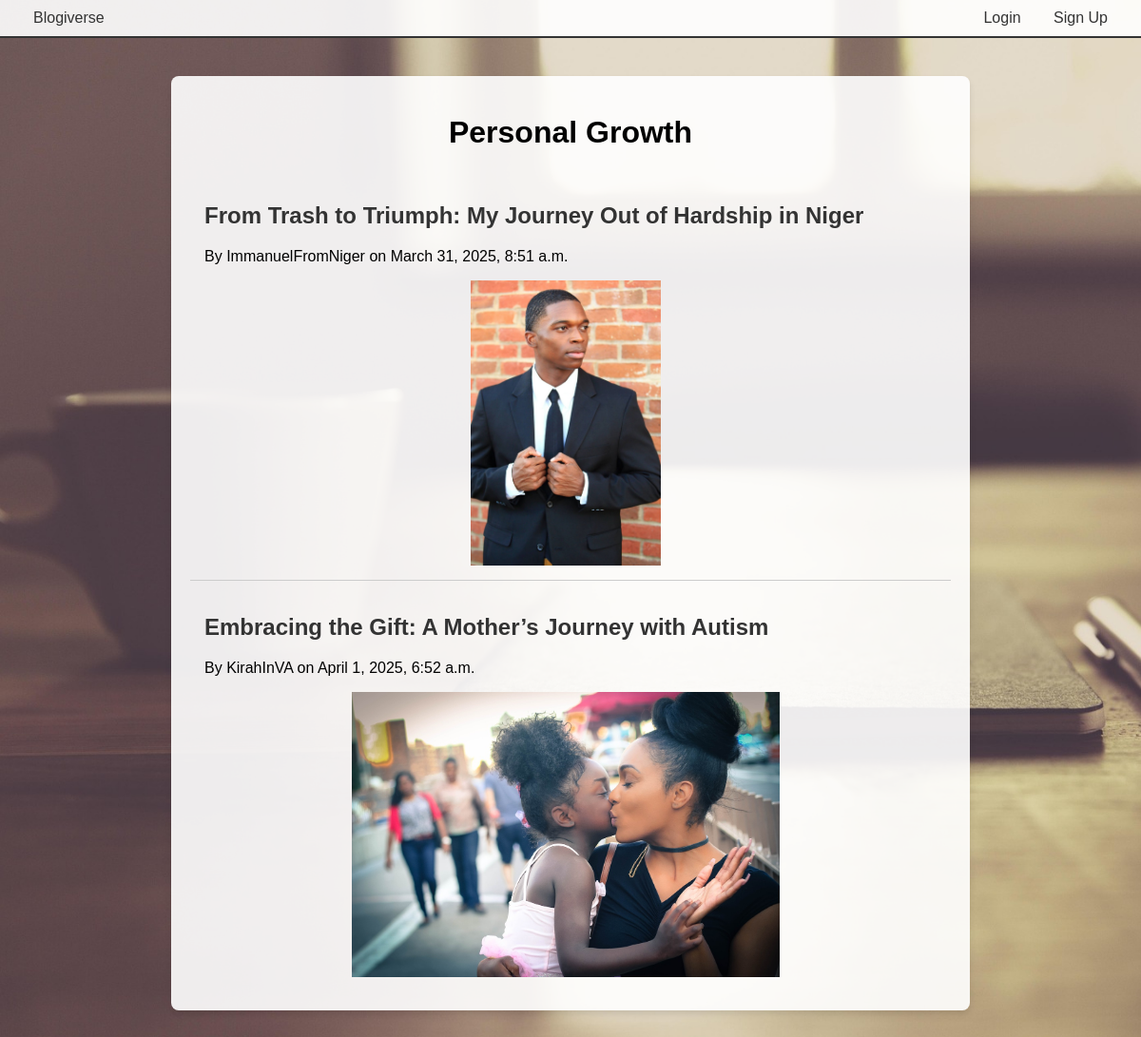
Page /blogs/Personal Growth/ on the committed database.
### blogs/models.py (models this page shows, shortened)
class Forum(models.Model):
    name = models.CharField(max_length=100, unique=True)
    description = models.TextField(blank=True)
    created_at = models.DateTimeField(auto_now_add=True)

class BlogPost(models.Model):
    title = models.CharField(max_length=200)
    content = models.TextField()
    author = models.ForeignKey(User, on_delete=models.CASCADE)
    forum = models.ForeignKey(Forum, on_delete=models.CASCADE, default=1)
    created_at = models.DateTimeField(auto_now_add=True)
    photo = models.ImageField(upload_to='blog_photos/', blank=True, null=True)
    likes = models.ManyToManyField(User, related_name='liked_posts', blank=True)

### blogs/views.py (the view)
# urls.py: path('blogs/<str:forum_name>/', views.topic_list, name='topic_list'),  # Moved down
def topic_list(request, forum_name):
    forum = get_object_or_404(Forum, name=forum_name)
    posts = BlogPost.objects.filter(forum=forum)
    return render(request, 'blogs/topic_list.html', {'forum': forum, 'posts': posts})

### templates/blogs/topic_list.html (shortened to what this page needs)
{% extends 'base.html' %}
{% block content %}
    <div class="topic-container">
        <h1>{{ forum.name }}</h1>
        {% for post in posts %}
            <div class="post-item">
                <h2><a href="{% url 'blog_detail' post_id=post.id %}">{{ post.title }}</a></h2>
                <p>By {{ post.author }} on {{ post.created_at }}</p>
                {% if post.photo %}
                    <img src="{{ post.photo.url }}" alt="{{ post.title }}">
                {% endif %}
            </div>
        {% endfor %}
    </div>
{% endblock %}

### templates/base.html (style rules this page uses)
body { font-family: Arial, sans-serif; margin: 0; background-image: url('/static/images/background.jpg'); background-size: cover; min-height: 100vh; }

### templates/blogs/topic_list.html (style rules this page uses)
body { background-image: url('/static/images/background.jpg'); background-size: cover; min-height: 100vh; margin: 0; }
.topic-container { max-width: 800px; margin: 20px auto; padding: 20px; background-color: rgba(255, 255, 255, 0.9); border-radius: 8px; box-shadow: 0 4px 6px rgba(0, 0, 0, 0.1); }
.topic-container h1 { text-align: center; margin-bottom: 20px; }
.post-item { padding: 15px; border-bottom: 1px solid #ccc; }
.post-item:last-child { border-bottom: none; }
.post-item a { color: #333; text-decoration: none; font-weight: bold; }
.post-item img { width: 100%; max-width: 760px; max-height: 300px; object-fit: contain; border-radius: 5px; margin-top: 10px; display: block; }

### rows in the picture
Forum: name "Personal Growth"
BlogPost: title "From Trash to Triumph: My Journey Out of Hardship in Niger", author "ImmanuelFromNiger", created_at "March 31, 2025, 8:51 a.m.", photo (picture)
BlogPost: title "Embracing the Gift: A Mother’s Journey with Autism", author "KirahInVA", created_at "April 1, 2025, 6:52 a.m.", photo (picture)
